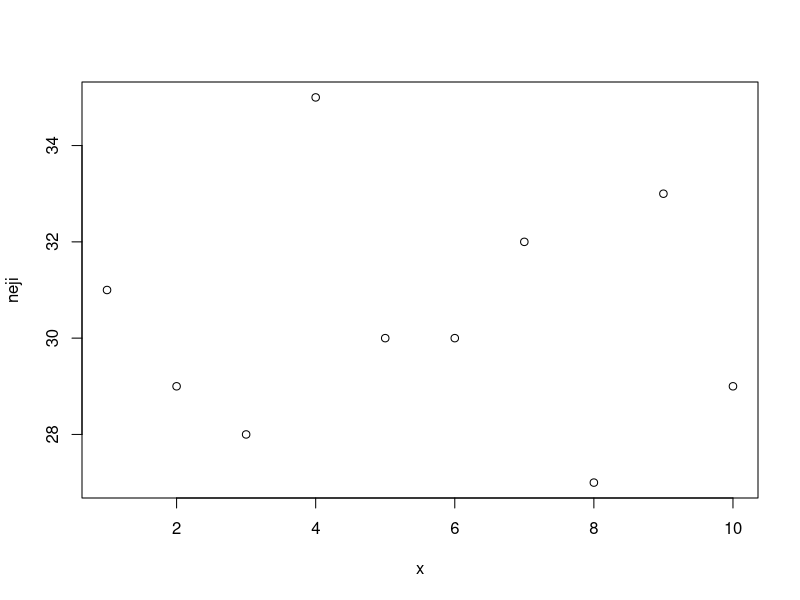
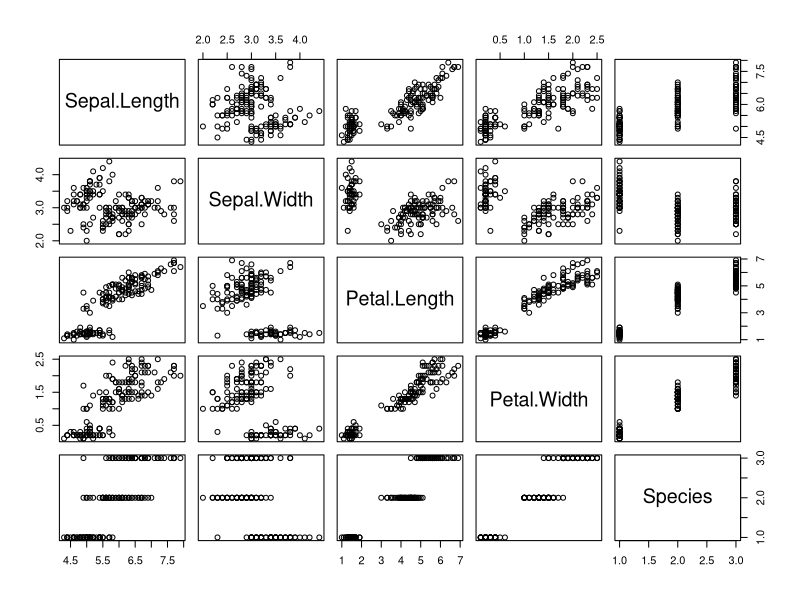
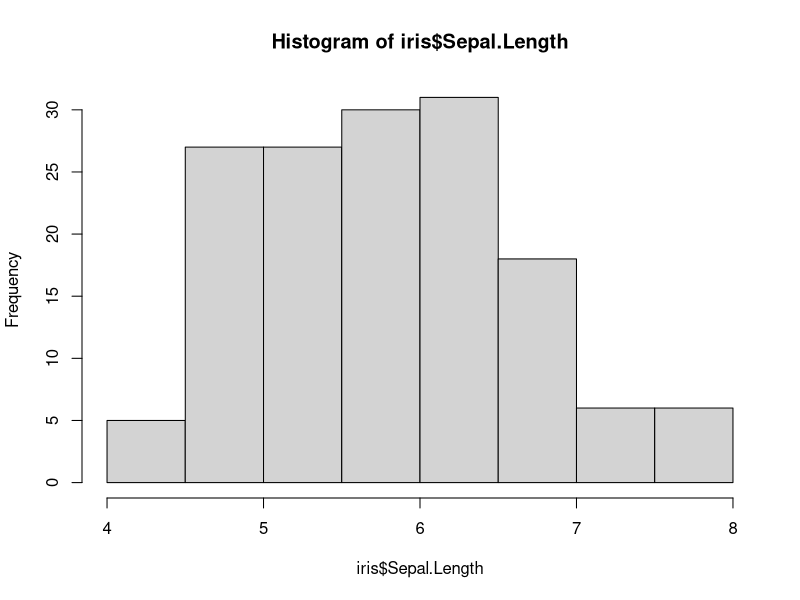
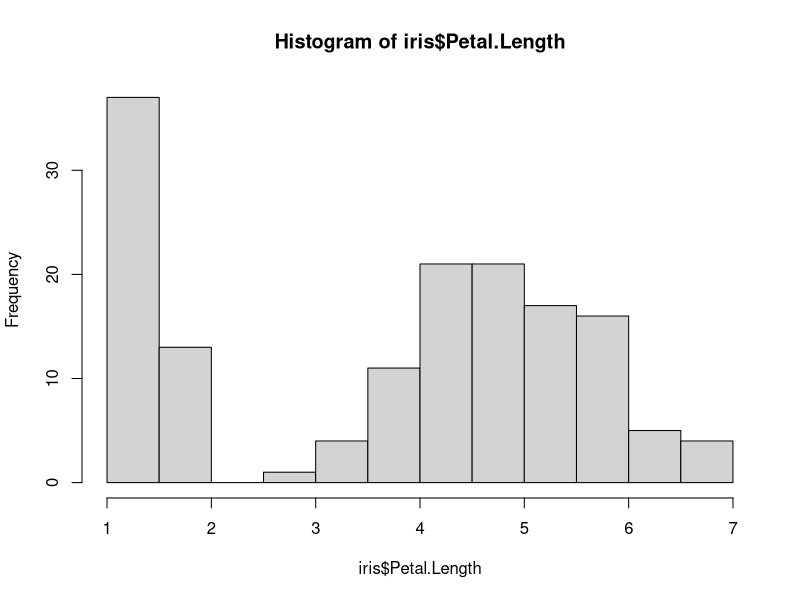
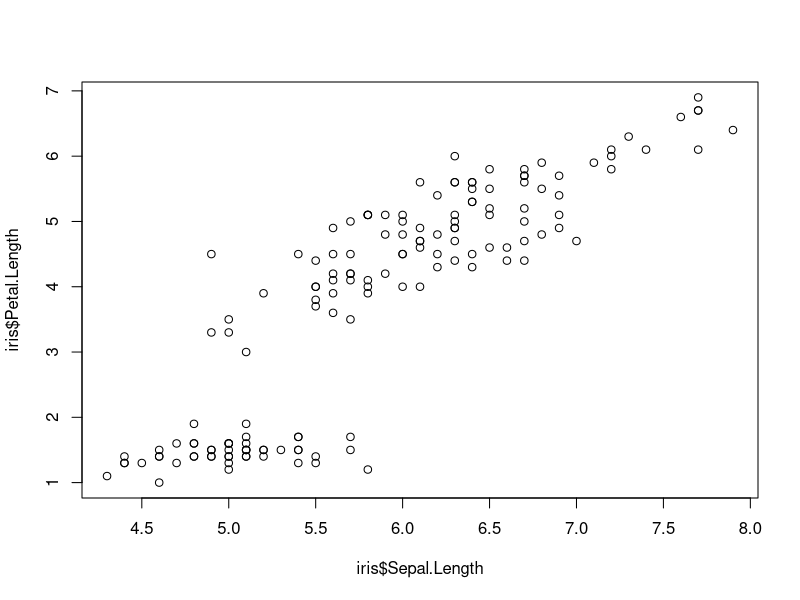

Write R code to recreate these figures, in order. (Note: this script raises an error after producing the figures.)
neji = c(31, 29, 28, 35, 30, 30, 32, 27, 33, 29)
x=c(1,2,3,4,5,6,7,8,9,10)
t.test(neji)

plot(x,neji)
print(t.test(neji))

library(datasets)
data(iris)
print(summary(iris))
print(head(iris))
plot(iris)

print(t.test(iris$Sepal.Length))
print(t.test(iris$Petal.Length))

hist(iris$Sepal.Length)
hist(iris$Petal.Length)

plot(iris$Sepal.Length, iris$Petal.Length)

cor_iris <- data %>% 
  select(-Species) %>% 
  cor()

p.mat <- data %>% 
  select(-Species) %>% 
  cor.mtest() %>% 
  .$p

corrplot(cor_iris, type = "upper", method = "number", diag = F)
